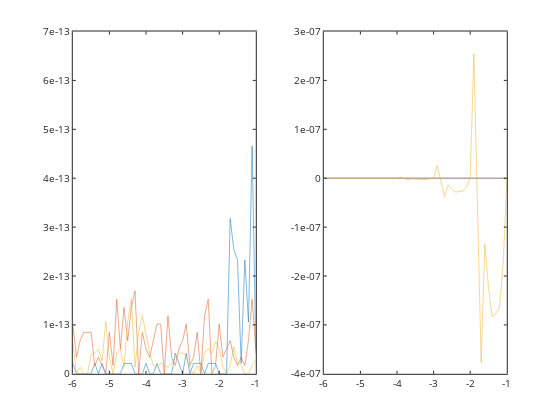

The code cell stored with this chart in its notebook:
### Code cell
subplot(121)
h=plot(logClT,Agmasserror,logClT,Brmasserror,logClT,Clmasserror);

subplot(122)
h=plot(logClT,AgmasserrorPHREEQC,logClT,BrmasserrorPHREEQC,logClT,ClmasserrorPHREEQC);

### Figure 1 — Plotly figure (JSON) as saved in the notebook; plotly's stock layout.template omitted (floating-point values rounded to 4 significant figures)
{"data": [{"line": {"color": "rgb(0,113,188)", "dash": "solid", "width": 0.5}, "marker": {"color": "rgb(0,113,188)", "line": {"color": "rgb(0,113,188)"}, "size": 6, "symbol": "none"}, "mode": "lines", "name": "", "showlegend": false, "type": "scatter", "visibility": true, "x": [-6, -5.9, -5.8, -5.7, -5.6, -5.5, -5.4, -5.3, -5.2, -5.1, -5, -4.9, -4.8, -4.7, -4.6, -4.5, -4.4, -4.3, -4.2, -4.1, -4, -3.9, -3.8, -3.7, -3.6, -3.5, -3.4, -3.3, -3.2, -3.1, -3, -2.9, -2.8, -2.7, -2.6, -2.5, -2.4, -2.3, -2.2, -2.1, -2, -1.9, -1.8, -1.7, -1.6, -1.5, -1.4, -1.3, -1.2, -1.1, -1], "xaxis": "x", "y": [2.118e-14, 0, 0, 0, 0, 0, 2.118e-14, 0, 2.118e-14, 0, 0, 0, 0, 0, 2.118e-14, 2.118e-14, 2.118e-14, 0, 0, 0, 2.118e-14, 0, 0, 2.118e-14, 0, 0, 0, 0, 4.235e-14, 2.118e-14, 0, 4.235e-14, 0, 2.118e-14, 2.118e-14, 2.118e-14, 0, 2.118e-14, 2.118e-14, 2.118e-14, 0, 0, 0, 3.176e-13, 2.541e-13, 2.329e-13, 2.118e-14, 2.329e-13, 1.059e-13, 4.659e-13, 4.235e-14], "yaxis": "y"}, {"line": {"color": "rgb(216,82,24)", "dash": "solid", "width": 0.5}, "marker": {"color": "rgb(216,82,24)", "line": {"color": "rgb(216,82,24)"}, "size": 6, "symbol": "none"}, "mode": "lines", "name": "", "showlegend": false, "type": "scatter", "visibility": true, "x": [-6, -5.9, -5.8, -5.7, -5.6, -5.5, -5.4, -5.3, -5.2, -5.1, -5, -4.9, -4.8, -4.7, -4.6, -4.5, -4.4, -4.3, -4.2, -4.1, -4, -3.9, -3.8, -3.7, -3.6, -3.5, -3.4, -3.3, -3.2, -3.1, -3, -2.9, -2.8, -2.7, -2.6, -2.5, -2.4, -2.3, -2.2, -2.1, -2, -1.9, -1.8, -1.7, -1.6, -1.5, -1.4, -1.3, -1.2, -1.1, -1], "xaxis": "x", "y": [1.016e-13, 3.388e-14, 6.776e-14, 8.47e-14, 8.47e-14, 8.47e-14, 1.694e-14, 3.388e-14, 1.694e-14, 0, 8.47e-14, 1.694e-14, 1.525e-13, 5.082e-14, 1.355e-13, 6.776e-14, 1.355e-13, 1.694e-13, 0, 8.47e-14, 5.082e-14, 3.388e-14, 6.776e-14, 1.016e-13, 1.016e-13, 0, 1.186e-13, 3.388e-14, 1.694e-14, 5.082e-14, 6.776e-14, 1.016e-13, 1.694e-14, 3.388e-14, 8.47e-14, 0, 1.186e-13, 1.525e-13, 0, 1.694e-14, 1.016e-13, 3.388e-14, 5.082e-14, 6.776e-14, 3.388e-14, 1.694e-14, 3.388e-14, 1.694e-14, 6.776e-14, 1.525e-13, 5.082e-14], "yaxis": "y"}, {"line": {"color": "rgb(236,176,31)", "dash": "solid", "width": 0.5}, "marker": {"color": "rgb(236,176,31)", "line": {"color": "rgb(236,176,31)"}, "size": 6, "symbol": "none"}, "mode": "lines", "name": "", "showlegend": false, "type": "scatter", "visibility": true, "x": [-6, -5.9, -5.8, -5.7, -5.6, -5.5, -5.4, -5.3, -5.2, -5.1, -5, -4.9, -4.8, -4.7, -4.6, -4.5, -4.4, -4.3, -4.2, -4.1, -4, -3.9, -3.8, -3.7, -3.6, -3.5, -3.4, -3.3, -3.2, -3.1, -3, -2.9, -2.8, -2.7, -2.6, -2.5, -2.4, -2.3, -2.2, -2.1, -2, -1.9, -1.8, -1.7, -1.6, -1.5, -1.4, -1.3, -1.2, -1.1, -1], "xaxis": "x", "y": [6.353e-14, 0, 1.336e-14, 0, 0, 4.018e-14, 4.255e-14, 5.07e-14, 2.685e-14, 1.066e-13, 3.388e-14, 0, 4.276e-14, 5.094e-14, 1.349e-14, 1.071e-13, 1.532e-13, 1.352e-14, 8.592e-14, 1.194e-13, 8.132e-14, 4.306e-14, 1.71e-14, 1.358e-14, 2.158e-14, 1.714e-14, 1.362e-14, 2.163e-14, 3.437e-14, 4.095e-14, 4.337e-14, 3.445e-14, 1.368e-14, 0, 1.727e-14, 0, 4.357e-14, 5.192e-14, 4.124e-14, 6.552e-14, 5.204e-14, 1.378e-14, 0, 1.739e-14, 5.525e-14, 2.194e-14, 1.743e-14, 0, 0, 1.747e-14, 2.776e-14], "yaxis": "y"}, {"line": {"color": "rgb(0,113,188)", "dash": "solid", "width": 0.5}, "marker": {"color": "rgb(0,113,188)", "line": {"color": "rgb(0,113,188)"}, "size": 6, "symbol": "none"}, "mode": "lines", "name": "", "showlegend": false, "type": "scatter", "visibility": true, "x": [-6, -5.9, -5.8, -5.7, -5.6, -5.5, -5.4, -5.3, -5.2, -5.1, -5, -4.9, -4.8, -4.7, -4.6, -4.5, -4.4, -4.3, -4.2, -4.1, -4, -3.9, -3.8, -3.7, -3.6, -3.5, -3.4, -3.3, -3.2, -3.1, -3, -2.9, -2.8, -2.7, -2.6, -2.5, -2.4, -2.3, -2.2, -2.1, -2, -1.9, -1.8, -1.7, -1.6, -1.5, -1.4, -1.3, -1.2, -1.1, -1], "xaxis": "x2", "y": [-3.65e-19, -4.134e-19, -4.151e-19, -4.218e-19, -4.836e-19, -4.948e-19, -4.714e-19, -4.767e-19, -5.848e-19, -5.88e-19, -7.338e-19, -8.434e-19, -9.878e-19, -1.37e-18, -1.815e-18, -2.588e-18, -3.945e-18, -3.799e-20, 2.878e-20, -2.495e-20, -1.294e-20, 4.726e-21, -5.432e-20, -2.175e-20, 9.745e-21, -2.653e-20, -3.643e-18, -2.594e-18, -1.613e-18, -8.923e-19, -4.816e-19, -5.531e-19, 7.946e-21, 3.052e-21, 5.56e-20, -3.458e-20, -8.042e-21, -7.635e-21, -9.801e-20, 3.563e-20, -5.204e-20, 1.521e-16, 3.36e-18, -8.974e-21, 2.758e-20, -3.049e-21, -4.969e-20, 4.743e-20, -7.388e-20, -5.891e-20, -1.537e-19], "yaxis": "y2"}, {"line": {"color": "rgb(216,82,24)", "dash": "solid", "width": 0.5}, "marker": {"color": "rgb(216,82,24)", "line": {"color": "rgb(216,82,24)"}, "size": 6, "symbol": "none"}, "mode": "lines", "name": "", "showlegend": false, "type": "scatter", "visibility": true, "x": [-6, -5.9, -5.8, -5.7, -5.6, -5.5, -5.4, -5.3, -5.2, -5.1, -5, -4.9, -4.8, -4.7, -4.6, -4.5, -4.4, -4.3, -4.2, -4.1, -4, -3.9, -3.8, -3.7, -3.6, -3.5, -3.4, -3.3, -3.2, -3.1, -3, -2.9, -2.8, -2.7, -2.6, -2.5, -2.4, -2.3, -2.2, -2.1, -2, -1.9, -1.8, -1.7, -1.6, -1.5, -1.4, -1.3, -1.2, -1.1, -1], "xaxis": "x2", "y": [1.737e-18, 1.337e-18, 2.234e-18, 1.81e-18, 1.684e-18, 2.03e-18, 1.755e-18, 1.133e-18, 1.806e-18, 8.731e-19, 7.175e-19, 9.947e-19, 6.863e-19, 8.61e-19, 8.588e-19, 2.332e-19, 5.769e-20, 1.908e-19, 1.269e-19, 5.613e-19, 3.903e-20, 4.046e-21, -4.567e-19, -4.352e-19, -8.684e-19, -8.635e-19, -3.177e-16, -1.993e-16, -1.103e-16, -5.51e-17, -2.865e-17, -2.414e-17, -5.187e-19, 8.651e-20, 2.284e-19, -5.84e-21, -1.338e-19, -4.304e-19, 2.677e-19, 1.522e-20, -3.646e-19, -5.704e-16, -2.319e-18, 9.651e-20, -4.668e-19, 5.363e-20, 1.433e-19, -8.687e-19, -8.489e-19, -2.833e-18, -9.018e-18], "yaxis": "y2"}, {"line": {"color": "rgb(236,176,31)", "dash": "solid", "width": 0.5}, "marker": {"color": "rgb(236,176,31)", "line": {"color": "rgb(236,176,31)"}, "size": 6, "symbol": "none"}, "mode": "lines", "name": "", "showlegend": false, "type": "scatter", "visibility": true, "x": [-6, -5.9, -5.8, -5.7, -5.6, -5.5, -5.4, -5.3, -5.2, -5.1, -5, -4.9, -4.8, -4.7, -4.6, -4.5, -4.4, -4.3, -4.2, -4.1, -4, -3.9, -3.8, -3.7, -3.6, -3.5, -3.4, -3.3, -3.2, -3.1, -3, -2.9, -2.8, -2.7, -2.6, -2.5, -2.4, -2.3, -2.2, -2.1, -2, -1.9, -1.8, -1.7, -1.6, -1.5, -1.4, -1.3, -1.2, -1.1, -1], "xaxis": "x2", "y": [2.468e-19, 2.541e-11, -6.808e-12, -3.769e-11, -1.357e-11, -2.234e-11, -2.829e-11, -2.766e-11, -2.656e-11, -1.765e-11, 1.518e-18, 2.541e-10, -6.808e-11, -3.769e-10, -1.357e-10, -2.234e-10, -2.829e-10, -2.766e-10, -2.656e-10, -1.765e-10, 6.411e-18, 2.541e-09, -6.808e-10, -3.769e-09, -1.357e-09, -2.234e-09, -2.829e-09, -2.766e-09, -2.656e-09, -1.765e-09, -3.504e-16, 2.541e-08, -6.808e-09, -3.769e-08, -1.357e-08, -2.234e-08, -2.829e-08, -2.766e-08, -2.656e-08, -1.765e-08, -5.23e-17, 2.541e-07, -6.808e-08, -3.769e-07, -1.357e-07, -2.234e-07, -2.829e-07, -2.766e-07, -2.656e-07, -1.765e-07, -1.788e-14], "yaxis": "y2"}], "layout": {"height": 420, "hovermode": "closest", "margin": {"b": 0, "l": 0, "r": 0, "t": 0}, "plot_bgcolor": "rgba(0, 0, 0, 0)", "showlegend": false, "width": 560, "xaxis": {"anchor": "y", "autorange": false, "domain": [0.13, 0.4568], "exponentformat": "none", "gridcolor": "rgba(38,38,38,0.15)", "gridwidth": 1, "linecolor": "rgb(38,38,38)", "linewidth": 1, "mirror": "ticks", "range": [-6, -1], "showgrid": false, "showline": true, "side": "bottom", "spikedash": "solid", "spikemode": "across", "spikesides": false, "spikethickness": 1, "tickangle": 0, "tickcolor": "rgb(38,38,38)", "tickfont": {"color": "rgb(38,38,38)", "size": 10}, "ticklen": 3, "ticks": "inside", "ticktext": ["-6", "-5", "-4", "-3", "-2", "-1"], "tickvals": [-6, -5, -4, -3, -2, -1], "title": {"font": {"color": "rgb(0, 0, 0)", "size": 11}, "text": ""}, "type": "linear", "visible": true, "zeroline": false}, "xaxis2": {"anchor": "y2", "autorange": false, "domain": [0.5782, 0.905], "exponentformat": "none", "gridcolor": "rgba(38,38,38,0.15)", "gridwidth": 1, "linecolor": "rgb(38,38,38)", "linewidth": 1, "mirror": "ticks", "range": [-6, -1], "showgrid": false, "showline": true, "side": "bottom", "spikedash": "solid", "spikemode": "across", "spikesides": false, "spikethickness": 1, "tickangle": 0, "tickcolor": "rgb(38,38,38)", "tickfont": {"color": "rgb(38,38,38)", "size": 10}, "ticklen": 3, "ticks": "inside", "ticktext": ["-6", "-5", "-4", "-3", "-2", "-1"], "tickvals": [-6, -5, -4, -3, -2, -1], "title": {"font": {"color": "rgb(0, 0, 0)", "size": 11}, "text": ""}, "type": "linear", "visible": true, "zeroline": false}, "yaxis": {"anchor": "x", "autorange": false, "domain": [0.11, 0.925], "exponentformat": "none", "gridcolor": "rgba(38,38,38,0.15)", "gridwidth": 1, "linecolor": "rgb(38,38,38)", "linewidth": 1, "mirror": "ticks", "range": [0, 7e-13], "showgrid": false, "showline": true, "side": "left", "spikedash": "solid", "spikemode": "across", "spikesides": false, "spikethickness": 1, "tickangle": 0, "tickcolor": "rgb(38,38,38)", "tickfont": {"color": "rgb(38,38,38)", "size": 10}, "ticklen": 3, "ticks": "inside", "ticktext": ["0", "1e-13", "2e-13", "3e-13", "4e-13", "5e-13", "6e-13", "7e-13"], "tickvals": [0, 1e-13, 2e-13, 3e-13, 4e-13, 5e-13, 6e-13, 7e-13], "title": {"font": {"color": "rgb(0, 0, 0)", "size": 11}, "text": ""}, "type": "linear", "visible": true, "zeroline": false}, "yaxis2": {"anchor": "x2", "autorange": false, "domain": [0.11, 0.925], "exponentformat": "none", "gridcolor": "rgba(38,38,38,0.15)", "gridwidth": 1, "linecolor": "rgb(38,38,38)", "linewidth": 1, "mirror": "ticks", "range": [-4e-07, 3e-07], "showgrid": false, "showline": true, "side": "left", "spikedash": "solid", "spikemode": "across", "spikesides": false, "spikethickness": 1, "tickangle": 0, "tickcolor": "rgb(38,38,38)", "tickfont": {"color": "rgb(38,38,38)", "size": 10}, "ticklen": 3, "ticks": "inside", "ticktext": ["-4e-07", "-3e-07", "-2e-07", "-1e-07", "0", "1e-07", "2e-07", "3e-07"], "tickvals": [-4e-07, -3e-07, -2e-07, -1e-07, 0, 1e-07, 2e-07, 3e-07], "title": {"font": {"color": "rgb(0, 0, 0)", "size": 11}, "text": ""}, "type": "linear", "visible": true, "zeroline": false}}}
